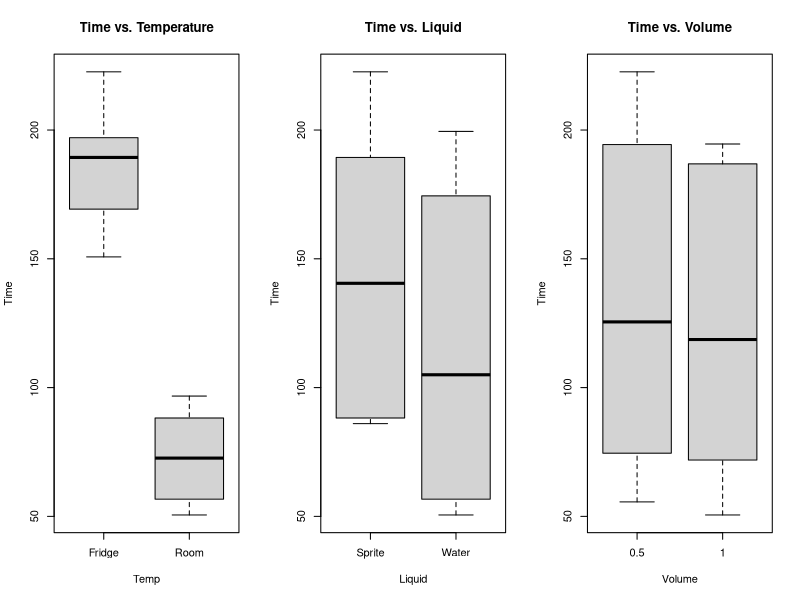
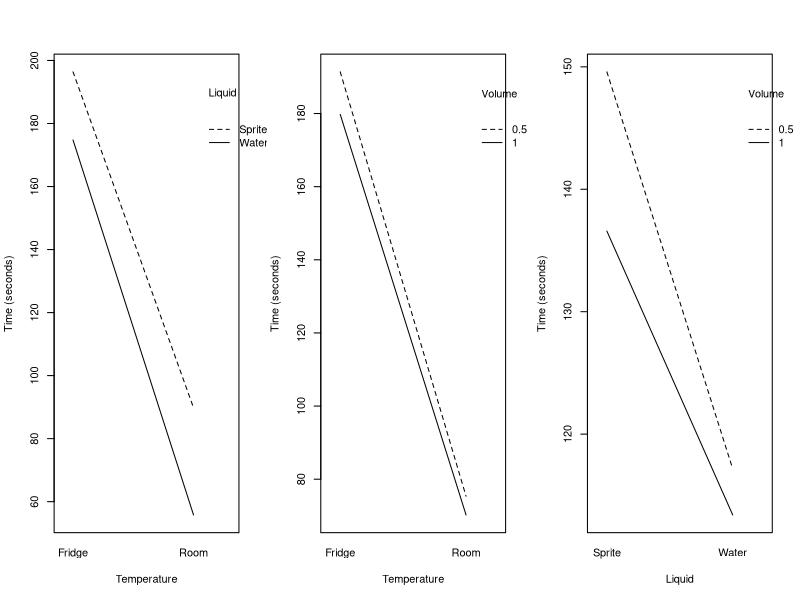

The R script that drew these images, in order:
## ---- chunk 1
library(readxl)
as <- read_excel("Data/AlkaSeltzer_Results.xlsx")
## ---- chunk 2
par(mfrow=c(1,3))
boxplot(Time~Temp, data=as, main="Time vs. Temperature")
boxplot(Time~Liquid, data=as, main="Time vs. Liquid")
boxplot(Time~Volume, data=as, main="Time vs. Volume")
## ---- chunk 3
interaction.plot(x.factor = as$Temp,
                 trace.factor = as$Liquid,
                 response = as$Time,
                 ylab = "Time (seconds)",
                 xlab = "Temperature",
                 trace.label="Liquid")

interaction.plot(x.factor = as$Temp,
                 trace.factor = as$Volume,
                 response = as$Time,
                 ylab = "Time (seconds)",
                 xlab = "Temperature",
                 trace.label="Volume")

interaction.plot(x.factor = as$Liquid,
                 trace.factor = as$Volume,
                 response = as$Time,
                 ylab = "Time (seconds)",
                 xlab = "Liquid",
                 trace.label="Volume")
